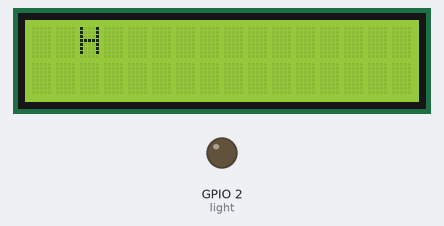
Bench run of a sketch on a simulated ESP8266 (NodeMCU). Shown: 16×2 character LCD, output pins drawn as LEDs (lit = HIGH). WiFi joins after 1.5 s; servers stay silent unless stated; network time is answered at once with the bench clock; the local clock reads 2024-03-15 10:24:30 at power-on unless the sketch sets it; what the sketch prints to the serial monitor is not drawn.

Above: at 0.1 s.
At 1.1 s:
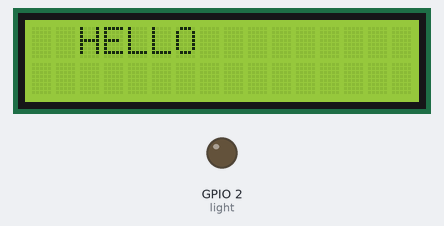
At 2.6 s:
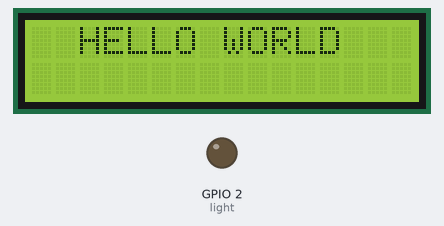
At 3.1 s:
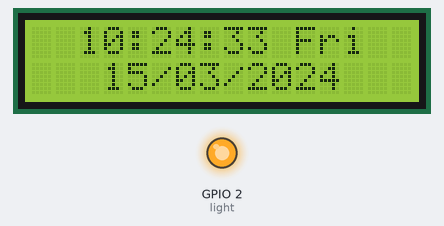
Timing chart, 0 to 4.6 s (numbered marks = the images above):
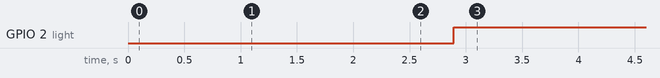

Measured:
- by itself, GPIO 2 (light): LOW → HIGH at 2.9 s
- what the display in image 1 shows lasts 0.5 s, from 1.1 s to 1.6 s

The sketch:

ESP_NTP_Time_AutomatedLights.ino
```cpp
#include <NTPClient.h>
#include <ESP8266WiFi.h>
#include <WiFiUdp.h>
#include <LiquidCrystal_I2C.h>

#define light 2
LiquidCrystal_I2C lcd(0x27, 16, 2);

const char *ssid = "MADT";
const char *password = "luckydumpy";
WiFiUDP ntpUDP;

String date_formatted;
String month_formatted;
String clean_date;

// NTPClient timeClient(UDP& udp, const char* poolServerName, int timeOffset (5hr 30 mins -> 19800 sec), unsigned long updateInterval);
NTPClient timeClient(ntpUDP, "pool.ntp.org", 19800, 300000);

String intro[] = {"H", "E", "L", "L", "O", " ", "W", "O", "R", "L", "D"};
String arr_days[] = {"Sun", "Mon", "Tue", "Wed", "Thu", "Fri", "Sat"};

void setup() {
  pinMode(light, OUTPUT);
  Serial.begin(115200);
  lcd.init();
  lcd.backlight();
  WiFi.begin(ssid, password);

  while (WiFi.status() != WL_CONNECTED) {
    for (int i = 0; i <= 10; i++) {
      lcd.setCursor(i + 2, 0);
      lcd.print(intro[i]);
      delay(250);
      Serial.print(".");
    }
  }

  Serial.println("Connected....");
  timeClient.begin();
  lcd.clear();
}

void loop() {
  timeClient.update();

  // Get the Unix Epoch Time
  time_t epochTime = timeClient.getEpochTime();

  // Serial.println(timeClient.getFormattedTime());
  lcd.setCursor(2, 0);

  int hh = timeClient.getHours();
  int mm = timeClient.getMinutes();
  int sec = timeClient.getSeconds();

  if (hh < 10) {
    lcd.print(0);
  }
  lcd.print(hh);
  lcd.print(":");

  if (mm < 10) {
    lcd.print(0);
  }
  lcd.print(mm);
  lcd.print(":");

  if (sec < 10) {
    lcd.print(0);
  }
  lcd.print(sec);

  int day = timeClient.getDay();
  lcd.print(" ");
  lcd.print(arr_days[day]);

  // Get date from Epoch Time
  struct tm *ptm = gmtime ((time_t *)&epochTime);

  // store the date, month and year
  int date = ptm->tm_mday;
  int month = ptm->tm_mon + 1;
  int year = ptm->tm_year + 1900;

  // Format the date
  if (date < 10) {
    date_formatted = (0 + String(date));
  }
  else {
    date_formatted = String(date);
  }

  // Format the month
  if (month < 10) {
    month_formatted = (0 + String(month));
  }
  else {
    month_formatted = String(month);
  }

  clean_date = (date_formatted + "/" + month_formatted + "/" + String(year));
  // uncomment for debug only
  // Serial.println(clean_date);

  lcd.setCursor(3, 1);
  lcd.print(clean_date);

  // condition to turn on/off the light (automated)
  if (hh == 14) {
    digitalWrite(light, LOW);
  }
  // lights will turn off after 1hr from the given time
  else {
    digitalWrite(light, HIGH);
  }
}
```
